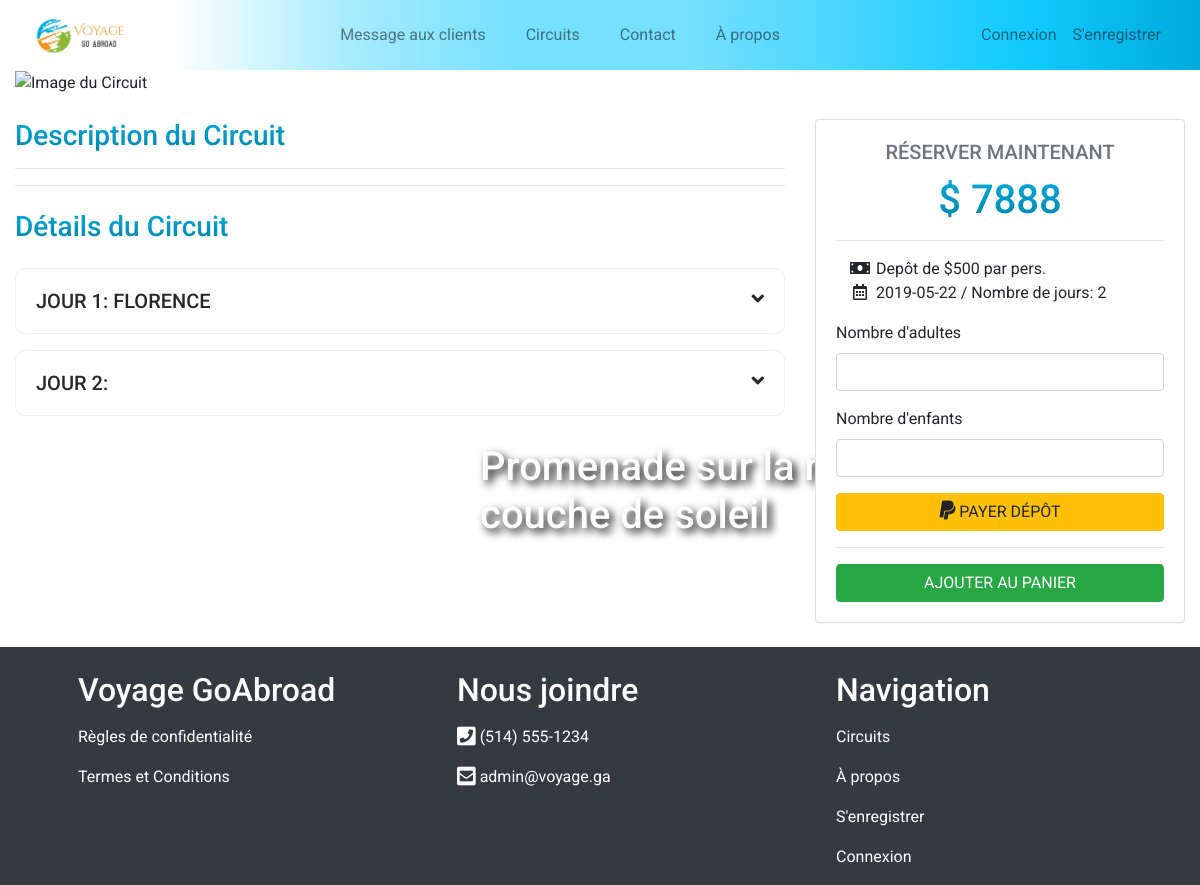
Screenshot of /details.php?depart=11 with the database file from the repository.
### tables this page shows
CREATE TABLE `circuit` (
  `idCircuit` int(11) NOT NULL,
  `titre` varchar(50) NOT NULL,
  `description` varchar(300) DEFAULT NULL,
  `estActif` tinyint(1) DEFAULT '1'
);

CREATE TABLE `depart` (
  `idDepart` int(11) NOT NULL,
  `idCircuit` int(11) NOT NULL,
  `dateDebut` date DEFAULT NULL,
  `nbPlaces` int(11) DEFAULT '10',
  `prix` double DEFAULT NULL,
  `titrePromotion` varchar(50) DEFAULT NULL,
  `rabais` double DEFAULT NULL,
  `estActif` tinyint(1) NOT NULL DEFAULT '0'
);

CREATE TABLE `lieu` (
  `idLieu` int(11) NOT NULL,
  `nom` varchar(50) DEFAULT NULL,
  `ville` varchar(50) DEFAULT NULL,
  `pays` varchar(50) DEFAULT NULL
);

### details.php (the view, shortened to what this page needs)
<?php
include 'includes/header.php';
require './controlleur/connexionDB.php';
if (isset($_GET['depart'])) {
    $idDepart = (int)$_GET['depart'];
    $stmt = $conn->prepare('SELECT c.titre, c.description, d.idDepart, d.prix, d.dateDebut, l.ville, a.description FROM depart as d INNER JOIN circuit as c ON d.idCircuit=c.idCircuit INNER JOIN etape as e ON c.idCircuit=e.idCircuit INNER JOIN jour as j ON e.idEtape=j.idEtape INNER JOIN activite as a ON j.idActivite=a.idActivite
    INNER JOIN lieu as l ON a.idLieu=l.idLieu WHERE d.idDepart=?');
    $stmt->execute([$idDepart]);
    $circuit = $stmt->fetchAll();
}
$compteur = 0;
?>
<div class="container-fluid mb-4">
    <div class="bg-circuit">
        <div class="circuit-caption">
            <h1><?= $circuit[0]->titre ?></h1>
        </div>
        <img src="assets/images/village.jpg" class="img-fluid" alt="Image du Circuit">
    </div>
    <div class="mt-4">
        <div class="row">
            <div class="col-lg-8">
                <h3 class="circuit-description">Description du Circuit</h3>
                <hr>
                <hr>
                <div class="mt-4">
                    <h3 class="circuit-details mb-4">Détails du Circuit</h3>
                    <div id="accordion" role="tablist">
                        <?php foreach ($circuit as $result) : ?>
                            <?php $compteur = $compteur + 1; ?>
                            <div class="jour mb-3">
                                <div class="" role="tab" id="heading<?= $compteur ?>">
                                    <h5 class="mb-0">
                                        <a role="button" class="collapsed text-uppercase" data-parent="#accordion" data-toggle="collapse" href="#collapse<?= $compteur ?>" aria-expanded="false" aria-controls="collapse<?= $compteur ?>">
                                            Jour <?= $compteur ?>: <?= $result->ville ?><i class="fas fa-angle-down float-right"></i>
                                        </a>
                                    </h5>
                                </div>
                            </div>
                        <?php endforeach; ?>
                    </div>
                </div>
            </div>
            <div class="col-lg-4">
                <div class="card mb-5 mb-lg-0 right-side">
                    <div class="card-body">
                        <h5 class="card-title text-muted text-uppercase text-center">Réserver Maintenant</h5>
                        <h6 class="prix-reservation h1 text-center">$ <?= $circuit[0]->prix ?></h6>
                        <hr>
                        <ul class="fa-ul">
                            <li><span class="fa-li"><i class="fas fa-money-bill"></i></span>Depôt de $500 par pers.</li>
                            <li><span class="fa-li"><i class="far fa-calendar-alt"></i></span><?php echo $circuit[0]->dateDebut . ' / Nombre de jours: ' . $compteur ?></li>
                        </ul>
                        <form action="">
                            <div class="form-group">
                                <label for="nbAdultes">Nombre d'adultes</label>
                                <input type="number" min="1" class="form-control">
                            </div>
                            <div class="form-group">
                                <label for="nbEnfants">Nombre d'enfants</label>
                                <input type="number" min="1" class="form-control">
                            </div>
                            <button type="submit" class="btn btn-warning text-uppercase btn-block-lg"><i class="fab fa-paypal fa-lg"></i> Payer dépôt</button>
                        </form>
                        <hr>
                        <a href="#" class="btn btn-success btn-block-lg text-white text-uppercase" id="<?= $circuit[0]->idDepart ?>" onclick='ajouterAuPanier(<?= $circuit[0]->idDepart ?>, 1 , 0); event.preventDefault();'>Ajouter au panier</a>
                    </div>
                </div>
            </div>
        </div>
    </div>
</div>
<?php include 'includes/footer.php'; ?>

### css/filipe.css (style rules this page uses)
body { font-family: 'Roboto', sans-serif; }
.form-title, .circuit-description, .circuit-details, .circuits-populaires, .prix-reservation { background: -webkit-linear-gradient(#00ABDC, #0083a9); -webkit-background-clip: text; -webkit-text-fill-color: transparent; }
.circuit-caption { position: absolute; top: 35%; left: 15%; font-size: 2.3em; color: #fff; text-shadow: 4px 4px 8px #000000; }
.jour { border: 1px solid #efefef; border-radius: 10px; padding: 20px; }
.jour h5 a { color: #272727; text-decoration: none; display: block; }

### rows the page displays
circuit: titre "Promenade sur la mer avec un beau couche de soleil"
depart: lieu.ville "FLORENCE", prix "7888", dateDebut "2019-05-22"

### other values shown
$compteur "2"
